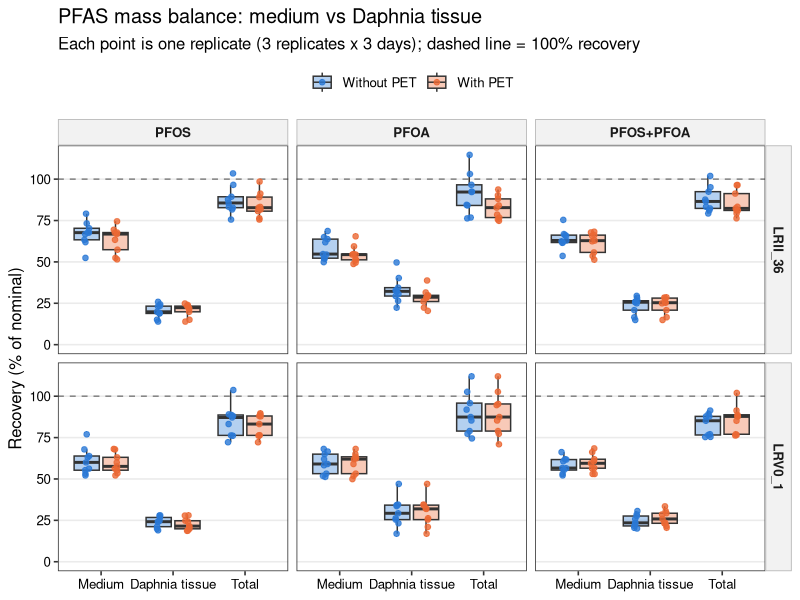
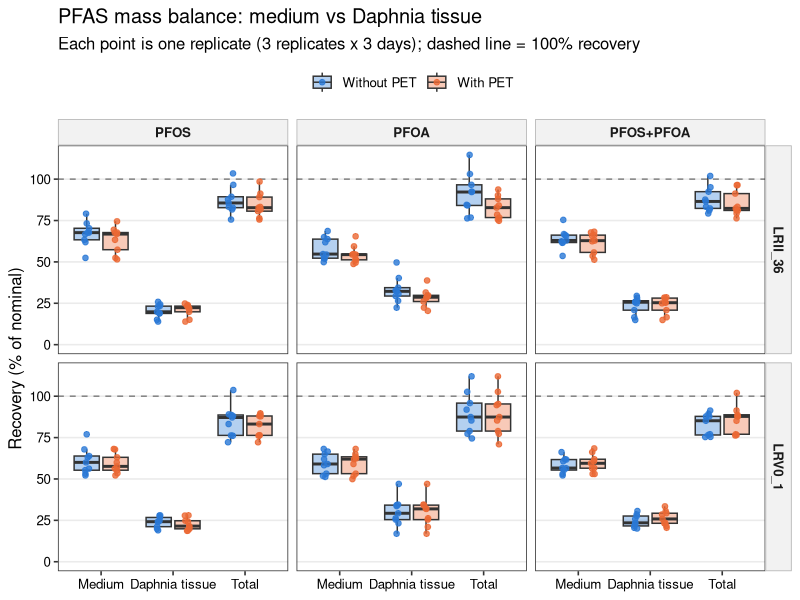
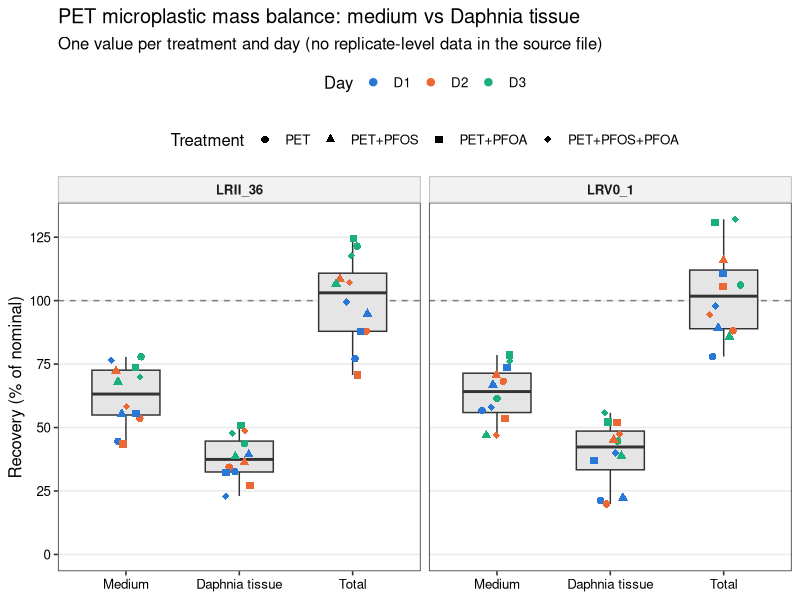
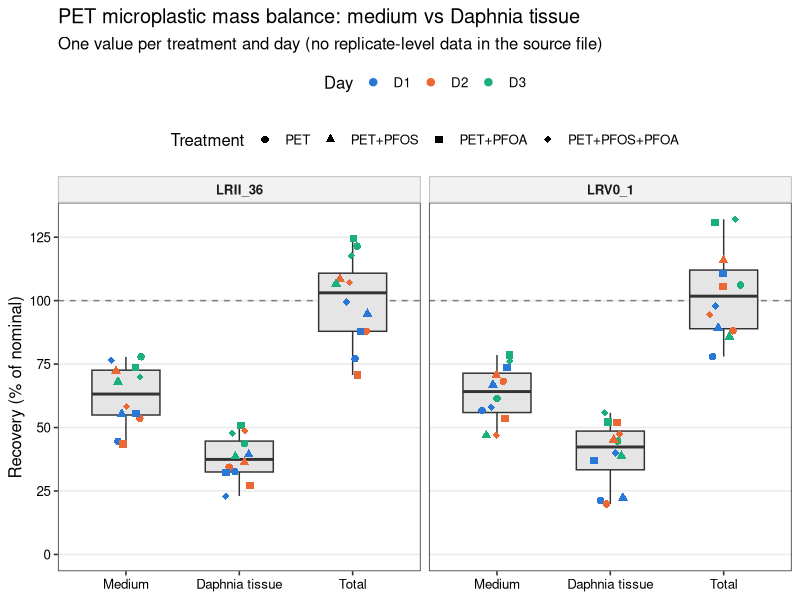
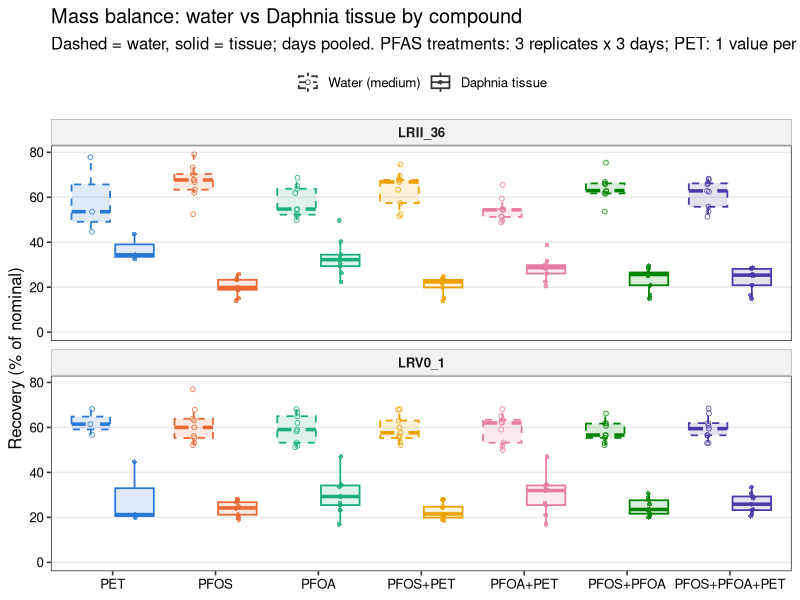
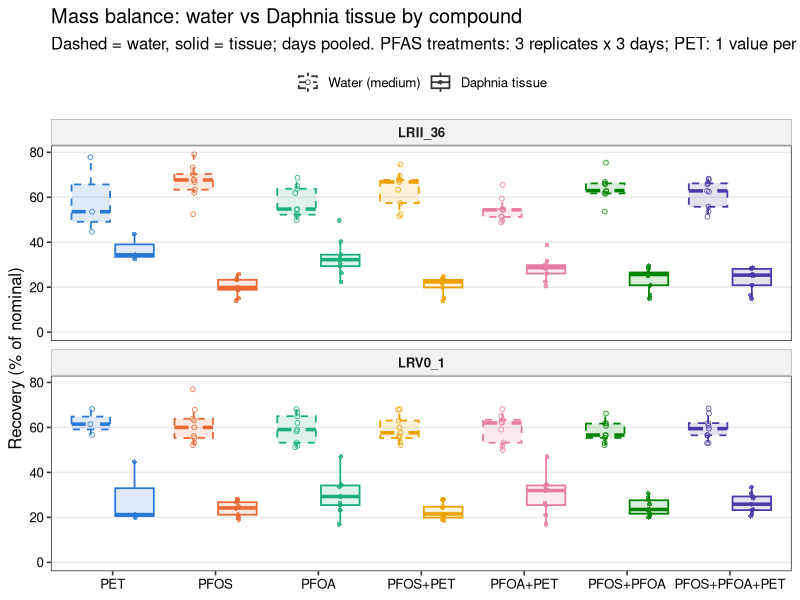
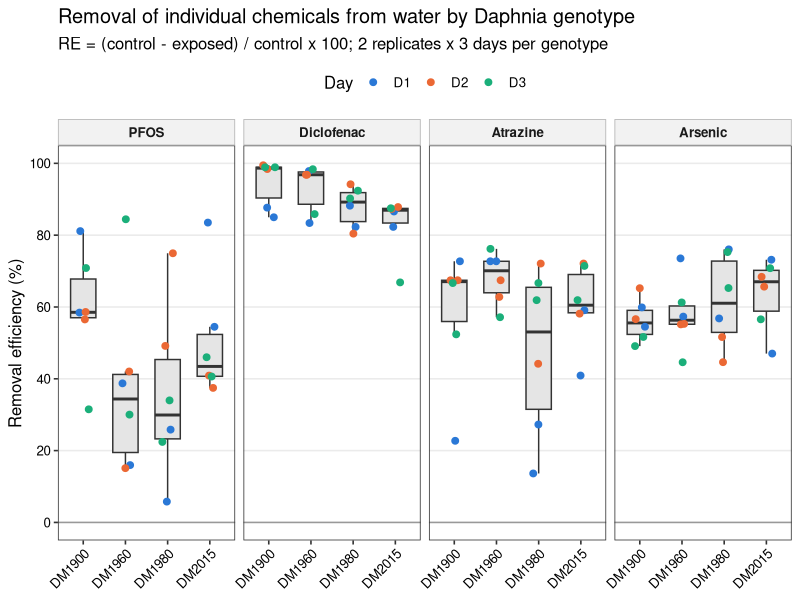
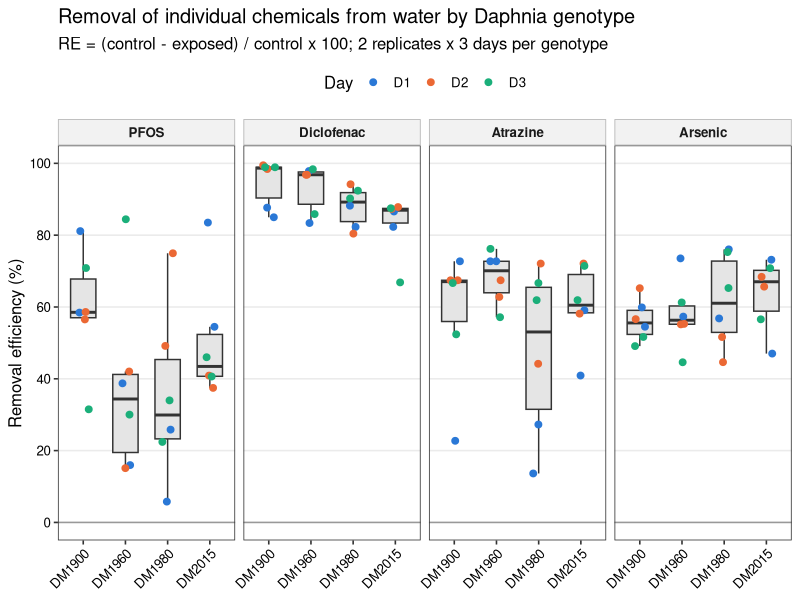

The R script that drew these images, in order:
# Mass balance and removal efficiency: tidy the raw data, cross-check the
# condensed supplementary tables, and draw box plots.
#
# Inputs (repo root):
#   Mass Balance individual data points_PFAS_final.xlsx   PFAS + MP recovery (% of nominal)
#   As_massbalance.xlsx                                    Arsenic in water and Daphnia tissue
#   Abdullahi_etal_Table S2- individual chemicals raw.xlsx Final water concentrations
#   Abdullahi_etal_Table S3- individual chemicals removal efficiency.xlsx
#
# Outputs: mass_balance/output/*.csv and mass_balance/output/figures/*.{pdf,png}
#
# Run from the repo root:  Rscript mass_balance/mass_balance_plots.R

library(readxl)
library(dplyr)
library(tidyr)
library(ggplot2)

out_dir <- file.path("mass_balance", "output")
fig_dir <- file.path(out_dir, "figures")
dir.create(fig_dir, recursive = TRUE, showWarnings = FALSE)

day_cols  <- c(D1 = "#2a78d6", D2 = "#eb6834", D3 = "#1baf7a")
pair_cols <- c("#2a78d6", "#eb6834")

# Arsenic tissue values are concentrations in the digested Daphnia samples
# (ug/L of digest; the "ng/L" header in As_massbalance.xlsx is wrong).
# Daphnia were not weighed, so no per-mass unit is possible.
tissue_unit <- "\u00b5g/L in digest"
# Recalled by the experimenter, not recorded in the data files: used only to
# add per-sample and per-individual columns to the matched arsenic table.
digest_volume_L    <- 0.001  # 1 mL digest
daphnia_per_sample <- 10

theme_mb <- theme_bw(base_size = 12) +
  theme(panel.grid.minor = element_blank(),
        panel.grid.major.x = element_blank(),
        strip.background = element_rect(fill = "grey95", colour = "grey70"),
        strip.text = element_text(face = "bold"),
        axis.text = element_text(colour = "black"),
        legend.position = "top")

save_fig <- function(p, name, w, h) {
  ggsave(file.path(fig_dir, paste0(name, ".pdf")), p, width = w, height = h)
  ggsave(file.path(fig_dir, paste0(name, ".png")), p, width = w, height = h, dpi = 300)
}

# ---------------------------------------------------------------------------
# 1. PFAS mass balance (individual replicates)
# ---------------------------------------------------------------------------
# Each block is a header row followed by 3 days x 3 replicates.
# Column groups: A-D (PFOS), G-J (PFOA), M-P (PFOS+PFOA); label, Medium, Tissue, Sum.
pfas_raw <- read_excel("Mass Balance individual data points_PFAS_final.xlsx",
                       sheet = "PFAS", col_names = FALSE, range = "A1:P43",
                       .name_repair = "minimal")

pfas_blocks <- expand.grid(header_row = c(2, 13, 24, 34), first_col = c(1, 7, 13))

pfas <- bind_rows(lapply(seq_len(nrow(pfas_blocks)), function(i) {
  hr <- pfas_blocks$header_row[i]
  fc <- pfas_blocks$first_col[i]
  label <- as.character(pfas_raw[[fc]][hr])
  rows <- hr + 1:9
  tibble(
    block     = label,
    Day       = rep(c("D1", "D2", "D3"), each = 3),
    Replicate = rep(1:3, times = 3),
    Medium    = as.numeric(pfas_raw[[fc + 1]][rows]),
    Daphnia   = as.numeric(pfas_raw[[fc + 2]][rows])
  )
})) %>%
  mutate(
    Total    = Medium + Daphnia,
    PET      = ifelse(grepl("PET", block), "With PET", "Without PET"),
    Exposure = sub("_.*$", "", gsub("\\+PET", "", block)),
    Exposure = factor(Exposure, levels = c("PFOS", "PFOA", "PFOS+PFOA")),
    Genotype = ifelse(grepl("LRV", block), "LRV0_1", "LRII_36"),
    PET      = factor(PET, levels = c("Without PET", "With PET"))
  ) %>%
  select(Genotype, Exposure, PET, Day, Replicate, Medium, Daphnia, Total, block)

write.csv(pfas, file.path(out_dir, "pfas_mass_balance_tidy.csv"), row.names = FALSE)

pfas_long <- pfas %>%
  pivot_longer(c(Medium, Daphnia, Total), names_to = "Compartment", values_to = "Recovery") %>%
  mutate(Compartment = factor(Compartment, levels = c("Medium", "Daphnia", "Total"),
                              labels = c("Medium", "Daphnia tissue", "Total")))

p_pfas <- ggplot(pfas_long, aes(Compartment, Recovery, fill = PET)) +
  geom_hline(yintercept = 100, linetype = "dashed", colour = "grey50") +
  geom_boxplot(outlier.shape = NA, alpha = 0.35, width = 0.7,
               position = position_dodge(width = 0.8)) +
  geom_point(aes(colour = PET), size = 1.6, alpha = 0.8,
             position = position_jitterdodge(jitter.width = 0.15, dodge.width = 0.8, seed = 1)) +
  facet_grid(Genotype ~ Exposure) +
  scale_fill_manual(values = pair_cols, name = NULL) +
  scale_colour_manual(values = pair_cols, name = NULL) +
  scale_y_continuous(limits = c(0, NA), breaks = seq(0, 125, 25)) +
  labs(x = NULL, y = "Recovery (% of nominal)",
       title = "PFAS mass balance: medium vs Daphnia tissue",
       subtitle = "Each point is one replicate (3 replicates x 3 days); dashed line = 100% recovery") +
  theme_mb
save_fig(p_pfas, "Fig_PFAS_mass_balance_boxplot", 10, 7)

# ---------------------------------------------------------------------------
# 2. Microplastic (PET) mass balance: only one value per day per treatment
# ---------------------------------------------------------------------------
mp_raw <- read_excel("Mass Balance individual data points_PFAS_final.xlsx",
                     sheet = "MPs", col_names = FALSE, range = "A1:X20",
                     .name_repair = "minimal")

mp_blocks <- expand.grid(title_row = c(2, 8), first_col = c(2, 8, 14, 20))
mp_treat  <- c(`2` = "PET", `8` = "PET+PFOS", `14` = "PET+PFOA", `20` = "PET+PFOS+PFOA")

mp <- bind_rows(lapply(seq_len(nrow(mp_blocks)), function(i) {
  tr <- mp_blocks$title_row[i]
  fc <- mp_blocks$first_col[i]
  rows <- tr + 2:4
  tibble(
    Genotype  = ifelse(tr == 2, "LRII_36", "LRV0_1"),
    Treatment = mp_treat[[as.character(fc)]],
    Day       = c("D1", "D2", "D3"),
    Medium    = as.numeric(mp_raw[[fc + 1]][rows]),
    Daphnia   = as.numeric(mp_raw[[fc + 2]][rows])
  )
})) %>%
  mutate(Total = Medium + Daphnia,
         Treatment = factor(Treatment, levels = mp_treat))

write.csv(mp, file.path(out_dir, "mp_mass_balance_tidy.csv"), row.names = FALSE)

mp_long <- mp %>%
  pivot_longer(c(Medium, Daphnia, Total), names_to = "Compartment", values_to = "Recovery") %>%
  mutate(Compartment = factor(Compartment, levels = c("Medium", "Daphnia", "Total"),
                              labels = c("Medium", "Daphnia tissue", "Total")))

p_mp <- ggplot(mp_long, aes(Compartment, Recovery)) +
  geom_hline(yintercept = 100, linetype = "dashed", colour = "grey50") +
  geom_boxplot(outlier.shape = NA, fill = "grey90", width = 0.6) +
  geom_point(aes(colour = Day, shape = Treatment), size = 2.2,
             position = position_jitter(width = 0.15, seed = 1)) +
  facet_wrap(~ Genotype) +
  scale_colour_manual(values = day_cols) +
  scale_shape_manual(values = c(16, 17, 15, 18)) +
  scale_y_continuous(limits = c(0, NA), breaks = seq(0, 125, 25)) +
  labs(x = NULL, y = "Recovery (% of nominal)",
       title = "PET microplastic mass balance: medium vs Daphnia tissue",
       subtitle = "One value per treatment and day (no replicate-level data in the source file)") +
  theme_mb + theme(legend.box = "vertical")
save_fig(p_mp, "Fig_MP_mass_balance_boxplot", 9, 6)

# ---------------------------------------------------------------------------
# 2b. Combined mass balance: water (dashed) and tissue (solid) in one panel,
#     one colour per compound. PFAS treatments are PFAS recovery (3 replicates
#     x 3 days); PET alone is PET recovery (one value per day).
# ---------------------------------------------------------------------------
compound_levels <- c("PET", "PFOS", "PFOA", "PFOS+PET", "PFOA+PET", "PFOS+PFOA", "PFOS+PFOA+PET")
compound_cols <- setNames(c("#2a78d6", "#eb6834", "#1baf7a", "#eda100",
                            "#e87ba4", "#008300", "#4a3aa7"), compound_levels)

combined <- bind_rows(
  pfas %>% transmute(Genotype, Day, Replicate,
                     Compound = ifelse(PET == "With PET", paste0(Exposure, "+PET"),
                                       as.character(Exposure)),
                     Medium, Daphnia),
  mp %>% filter(Treatment == "PET") %>%
    transmute(Genotype, Day, Replicate = 1L, Compound = "PET", Medium, Daphnia)
) %>%
  pivot_longer(c(Medium, Daphnia), names_to = "Compartment", values_to = "Recovery") %>%
  mutate(Compound = factor(Compound, levels = compound_levels),
         Compartment = factor(Compartment, levels = c("Medium", "Daphnia"),
                              labels = c("Water (medium)", "Daphnia tissue")))

write.csv(combined, file.path(out_dir, "mass_balance_water_tissue_combined.csv"), row.names = FALSE)

p_combined <- ggplot(combined, aes(Compound, Recovery,
                                   colour = Compound, fill = Compound,
                                   linetype = Compartment,
                                   group = interaction(Compound, Compartment))) +
  geom_boxplot(outlier.shape = NA, alpha = 0.15, linewidth = 0.6, width = 0.75,
               position = position_dodge(width = 0.85)) +
  geom_point(aes(shape = Compartment), size = 1.3, alpha = 0.8,
             position = position_jitterdodge(jitter.width = 0.15, dodge.width = 0.85, seed = 1)) +
  facet_wrap(~ Genotype, ncol = 1) +
  scale_colour_manual(values = compound_cols, guide = "none") +
  scale_fill_manual(values = compound_cols, guide = "none") +
  scale_linetype_manual(values = c("Water (medium)" = "dashed", "Daphnia tissue" = "solid"),
                        name = NULL) +
  scale_shape_manual(values = c("Water (medium)" = 1, "Daphnia tissue" = 16), name = NULL) +
  scale_y_continuous(limits = c(0, NA), breaks = seq(0, 100, 20)) +
  guides(linetype = guide_legend(override.aes = list(colour = "grey20", fill = NA))) +
  labs(x = NULL, y = "Recovery (% of nominal)",
       title = "Mass balance: water vs Daphnia tissue by compound",
       subtitle = "Dashed = water, solid = tissue; days pooled. PFAS treatments: 3 replicates x 3 days; PET: 1 value per day") +
  theme_mb
save_fig(p_combined, "Fig_mass_balance_water_tissue_combined", 11, 7.5)

# ---------------------------------------------------------------------------
# 3. Removal efficiency of individual chemicals (recomputed from Table S2 raw)
# ---------------------------------------------------------------------------
chem_raw <- read_excel("Abdullahi_etal_Table S2- individual chemicals raw.xlsx",
                       sheet = "individual chemicals")
names(chem_raw) <- c("Genotype", "Replicate", "Day", "PFOS", "Diclofenac", "Atrazine", "Arsenic")

chem_long <- chem_raw %>%
  pivot_longer(PFOS:Arsenic, names_to = "Chemical", values_to = "Conc")

# Initial concentration = mean of the no-Daphnia controls on the same day
# (this reproduces the IC column of Table S3).
ic <- chem_long %>%
  filter(Genotype == "Control") %>%
  group_by(Chemical, Day) %>%
  summarise(IC = mean(Conc), .groups = "drop")

removal <- chem_long %>%
  filter(Genotype != "Control") %>%
  left_join(ic, by = c("Chemical", "Day")) %>%
  mutate(RE = (IC - Conc) / IC * 100,
         Chemical = factor(Chemical, levels = c("PFOS", "Diclofenac", "Atrazine", "Arsenic")))

write.csv(removal, file.path(out_dir, "removal_efficiency_recomputed.csv"), row.names = FALSE)

# Compare with the published Table S3
s3_raw <- read_excel("Abdullahi_etal_Table S3- individual chemicals removal efficiency.xlsx",
                     col_names = FALSE, skip = 3, .name_repair = "minimal")
s3 <- s3_raw[, 1:15]
names(s3) <- c("Genotype", "Replicate", "Day",
               paste(rep(c("PFOS", "Diclofenac", "Atrazine", "Arsenic"), each = 3),
                     c("IC", "FC", "RE"), sep = "_"))
s3_long <- s3 %>%
  filter(!is.na(Genotype)) %>%
  mutate(across(-c(Genotype, Day), as.numeric)) %>%
  pivot_longer(-c(Genotype, Replicate, Day),
               names_to = c("Chemical", ".value"), names_sep = "_")

s3_check <- removal %>%
  mutate(Chemical = as.character(Chemical)) %>%
  full_join(s3_long, by = c("Genotype", "Replicate", "Day", "Chemical"),
            suffix = c("_raw", "_S3")) %>%
  mutate(status = case_when(
    is.na(FC)                          ~ "missing from Table S3",
    is.na(Conc)                        ~ "missing from raw Table S2",
    abs(Conc - FC) > 0.005             ~ "final concentration differs",
    abs(RE_raw - RE_S3) > 0.5          ~ "RE differs",
    TRUE                               ~ "ok")) %>%
  arrange(status != "ok", Chemical, Genotype, Day, Replicate)

write.csv(s3_check, file.path(out_dir, "check_TableS3_vs_raw.csv"), row.names = FALSE)

p_re <- ggplot(removal, aes(Genotype, RE)) +
  geom_hline(yintercept = 0, colour = "grey60") +
  geom_boxplot(outlier.shape = NA, fill = "grey90", width = 0.6) +
  geom_point(aes(colour = Day), size = 2, position = position_jitter(width = 0.15, seed = 1)) +
  facet_wrap(~ Chemical, nrow = 1) +
  scale_colour_manual(values = day_cols) +
  scale_y_continuous(limits = c(0, 100), breaks = seq(0, 100, 20)) +
  labs(x = NULL, y = "Removal efficiency (%)",
       title = "Removal of individual chemicals from water by Daphnia genotype",
       subtitle = "RE = (control - exposed) / control x 100; 2 replicates x 3 days per genotype") +
  theme_mb + theme(axis.text.x = element_text(angle = 45, hjust = 1))
save_fig(p_re, "Fig_removal_efficiency_boxplot", 11, 5)

# ---------------------------------------------------------------------------
# 4. Arsenic: match water and tissue by genotype, day and replicate
# ---------------------------------------------------------------------------
as_water <- read_excel("As_massbalance.xlsx", sheet = "water")
# The Treatment and Day headers are swapped in the source sheet.
names(as_water) <- c("Replicate", "Genotype", "Day", "Treatment", "Water_ugL")
# DM1900 D1 and D3 have both rows labelled replicate 1; the second row is
# replicate 2 (confirmed against Table S2 raw).
as_water <- as_water %>%
  group_by(Genotype, Day, Treatment) %>%
  mutate(Replicate = row_number()) %>%
  ungroup()

as_tissue <- read_excel("As_massbalance.xlsx", sheet = "tissue")
names(as_tissue) <- c("Replicate", "Genotype", "Day", "Treatment", "Tissue")

as_ic <- as_water %>%
  filter(Genotype == "CONTROL") %>%
  group_by(Day) %>%
  summarise(IC = mean(Water_ugL), .groups = "drop")

as_matched <- as_tissue %>%
  filter(Treatment == "ARSENIC") %>%
  select(Genotype, Day, Replicate, Tissue) %>%
  left_join(as_tissue %>% filter(Treatment == "CONTROL") %>%
              select(Genotype, Day, Replicate, Tissue_control = Tissue),
            by = c("Genotype", "Day", "Replicate")) %>%
  left_join(as_water %>% filter(Genotype != "CONTROL") %>%
              select(Genotype, Day, Replicate, Water_ugL),
            by = c("Genotype", "Day", "Replicate")) %>%
  left_join(as_ic, by = "Day") %>%
  mutate(Water_RE = (IC - Water_ugL) / IC * 100,
         Tissue_ng_per_sample = Tissue * digest_volume_L * 1000,
         Tissue_pg_per_daphnia = Tissue_ng_per_sample / daphnia_per_sample * 1000) %>%
  arrange(Genotype, Day, Replicate)

write.csv(as_matched, file.path(out_dir, "arsenic_water_tissue_matched.csv"), row.names = FALSE)

as_long <- bind_rows(
  as_matched %>% transmute(Genotype, Day, Replicate, Panel = "Removal from water (%)", Value = Water_RE),
  as_tissue %>% transmute(Genotype, Day, Replicate,
                          Panel = paste0("Arsenic in Daphnia tissue (", tissue_unit, ")"),
                          Treatment = ifelse(Treatment == "ARSENIC", "Arsenic-exposed", "Control"),
                          Value = Tissue)
) %>%
  mutate(Treatment = factor(coalesce(Treatment, "Arsenic-exposed"),
                            levels = c("Arsenic-exposed", "Control")),
         Panel = factor(Panel, levels = c("Removal from water (%)",
                                         paste0("Arsenic in Daphnia tissue (", tissue_unit, ")"))))

p_as <- ggplot(as_long, aes(Genotype, Value, fill = Treatment)) +
  geom_boxplot(outlier.shape = NA, alpha = 0.35, width = 0.7,
               position = position_dodge(width = 0.8)) +
  geom_point(aes(colour = Treatment), size = 1.8,
             position = position_jitterdodge(jitter.width = 0.15, dodge.width = 0.8, seed = 1)) +
  facet_wrap(~ Panel, scales = "free_y") +
  scale_fill_manual(values = pair_cols, name = NULL) +
  scale_colour_manual(values = pair_cols, name = NULL) +
  expand_limits(y = 0) +
  labs(x = NULL, y = NULL,
       title = "Arsenic: removal from water and accumulation in Daphnia tissue",
       subtitle = "2 replicates x 3 days per genotype") +
  theme_mb
save_fig(p_as, "Fig_arsenic_water_tissue_boxplot", 10, 5)

rho <- cor.test(as_matched$Water_RE, as_matched$Tissue, method = "spearman", exact = FALSE)

p_as_scatter <- ggplot(as_matched, aes(Tissue, Water_RE)) +
  geom_point(aes(colour = Day, shape = Genotype), size = 2.6) +
  scale_colour_manual(values = day_cols) +
  scale_shape_manual(values = c(16, 17, 15, 18)) +
  labs(x = paste0("Arsenic in Daphnia tissue (", tissue_unit, ")"), y = "Arsenic removal from water (%)",
       title = "Arsenic: water removal vs tissue concentration (matched replicates)",
       subtitle = sprintf("Spearman rho = %.2f, p = %.2f, n = %d",
                          rho$estimate, rho$p.value, nrow(as_matched))) +
  theme_mb + theme(panel.grid.major.x = element_line(colour = "grey92"),
                   legend.position = "right")
save_fig(p_as_scatter, "Fig_arsenic_water_vs_tissue_scatter", 7, 5.5)

# ---------------------------------------------------------------------------
# 5. Data checks
# ---------------------------------------------------------------------------
# PET blocks that reuse replicates from the matching non-PET block
dup_check <- pfas %>%
  filter(PET == "With PET") %>%
  inner_join(pfas %>% filter(PET == "Without PET"),
             by = c("Genotype", "Exposure", "Day", "Medium", "Daphnia"),
             suffix = c("_PET", "_noPET")) %>%
  select(Genotype, Exposure, Day, Replicate_PET, Replicate_noPET, Medium, Daphnia)
write.csv(dup_check, file.path(out_dir, "check_PET_blocks_duplicating_noPET.csv"), row.names = FALSE)

cat("\nTable S3 vs raw Table S2:\n"); print(table(s3_check$status))
cat("\nPET replicates identical to a non-PET replicate:", nrow(dup_check), "of",
    sum(pfas$PET == "With PET"), "\n")
cat("\nArsenic water vs tissue: Spearman rho =", round(rho$estimate, 2),
    "p =", signif(rho$p.value, 2), "\n")
